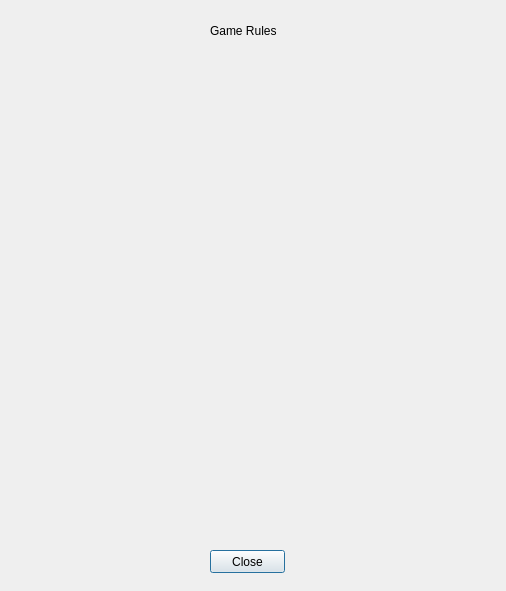
<?xml version="1.0" encoding="UTF-8"?>
<ui version="4.0">
 <class>Rules</class>
 <widget class="QDialog" name="Rules">
  <property name="geometry">
   <rect>
    <x>0</x>
    <y>0</y>
    <width>506</width>
    <height>591</height>
   </rect>
  </property>
  <property name="windowTitle">
   <string>Dialog</string>
  </property>
  <widget class="QLabel" name="label">
   <property name="geometry">
    <rect>
     <x>40</x>
     <y>50</y>
     <width>421</width>
     <height>481</height>
    </rect>
   </property>
   <property name="text">
    <string/>
   </property>
   <property name="pixmap">
    <pixmap resource="res.qrc">:/imgs/roulette-table-layout.jpg</pixmap>
   </property>
  </widget>
  <widget class="QLabel" name="label_2">
   <property name="geometry">
    <rect>
     <x>210</x>
     <y>20</y>
     <width>91</width>
     <height>21</height>
    </rect>
   </property>
   <property name="text">
    <string>Game Rules</string>
   </property>
  </widget>
  <widget class="QPushButton" name="Close_Button">
   <property name="geometry">
    <rect>
     <x>210</x>
     <y>550</y>
     <width>75</width>
     <height>23</height>
    </rect>
   </property>
   <property name="text">
    <string>Close</string>
   </property>
  </widget>
 </widget>
 <resources>
  <include location="res.qrc"/>
 </resources>
 <connections>
  <connection>
   <sender>Close_Button</sender>
   <signal>clicked()</signal>
   <receiver>Rules</receiver>
   <slot>close()</slot>
   <hints>
    <hint type="sourcelabel">
     <x>247</x>
     <y>561</y>
    </hint>
    <hint type="destinationlabel">
     <x>252</x>
     <y>295</y>
    </hint>
   </hints>
  </connection>
 </connections>
</ui>
